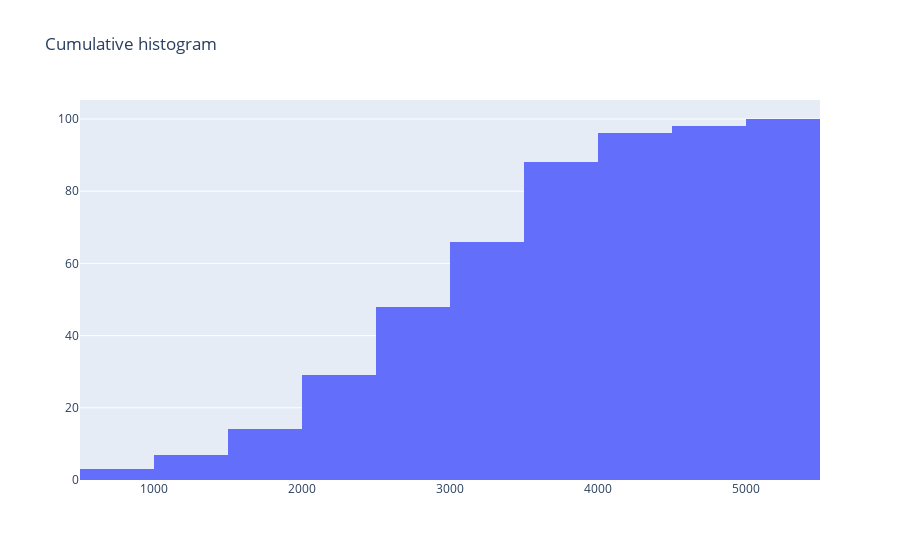

This figure's notebook cell:
### Markdown cell above
## Cumulative histogram

### Code cell
trace = go.Histogram(x = df.Salary,
                    cumulative = dict(enabled = True))

data = [trace]

layout = {"title":"Cumulative histogram"}

# iplot({"data":data}) # old way of doing things in Jupyter Notebook!
pio.show({"data": data, 'layout':layout})
